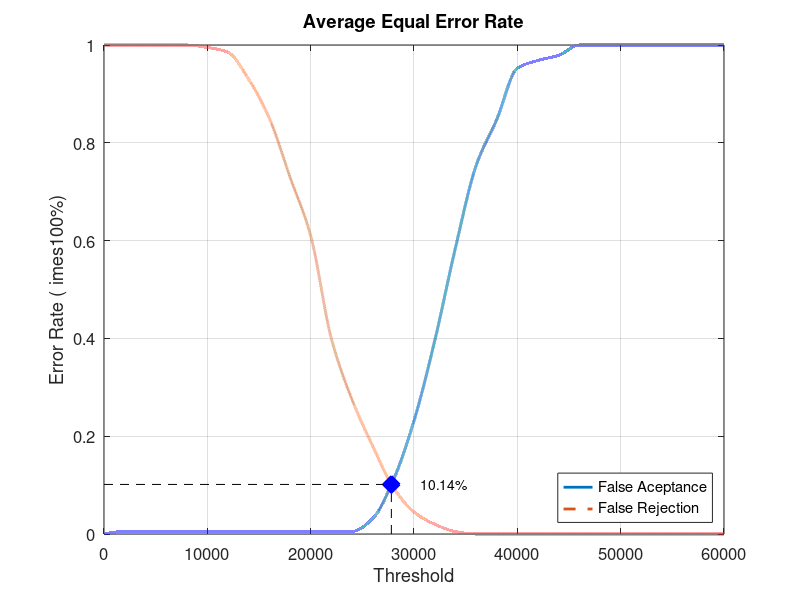
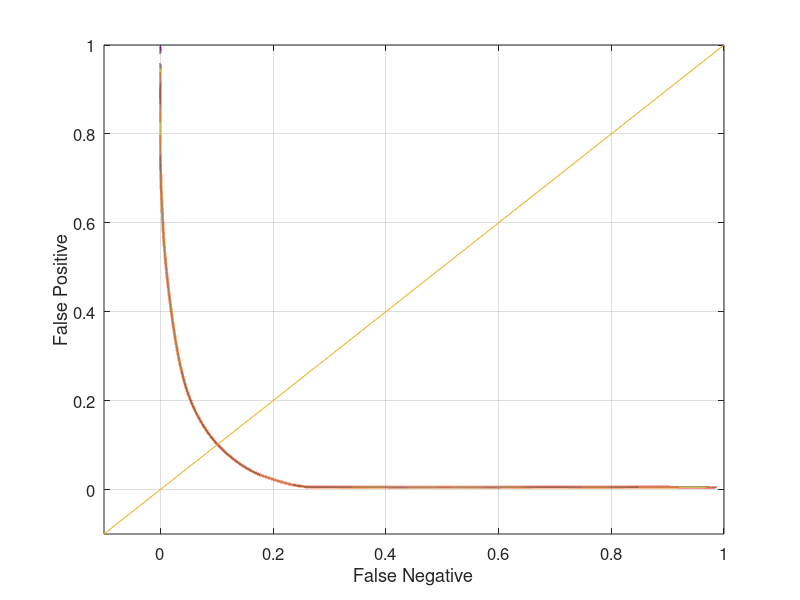

These figures' MATLAB source, in order:
close all;
clear;
clc;
x = 0:2000:60000;
xq = 0:0.5:60000;

y0 = [0 0.00526316 0.00526316 0.00526316 0.00526316 0.00526316 0.00526316 0.00526316 0.00526316 0.00526316 0.00526316 0.00526316 0.00526316 0.0315789 0.110526 0.231579 0.394737 0.584211 0.752632 0.847368 0.952632 0.968421 0.978947 1 1 1 1 1 1 1 1]
yy0 = interp1(x, y0, xq, 'pchip');
y1 = [1 1 1 1 1 0.995 0.985 0.93 0.85 0.73 0.61 0.4 0.275 0.18 0.095 0.045 0.02 0.005 0 0 0 0 0 0 0 0 0 0 0 0 0]
yy1 = interp1(x, y1, xq, 'pchip');

% Calculating EER: 
y2 = abs(y0 - y1);
find(y2 == min(y2))
yy2 = abs(yy0 - yy1);
xEER = find(yy2 == min(yy2));
xEERIndex = xq(xEER) % X-axis EER
yEER = yy0(xEER) % Y-axis EER

main = figure
plot(xq, yy0,'-','LineWidth', 2);	hold on
plot(xq, yy1,'--','LineWidth', 2);	hold on
plot([xEERIndex xEERIndex], [0 yEER], 'k--');	hold on
plot([0 xEERIndex], [yEER yEER], 'k--');	hold on
plot(xEERIndex, yEER, 'bx', 'LineWidth', 10);	hold on
text(xEERIndex + 10 * xEERIndex / 100, yEER, [num2str(round((10000 * yEER)) / 100) '%'])
legend('False Aceptance', 'False Rejection', 'Location', 'SouthEast')
xlabel('Threshold')
ylabel('Error Rate (	imes100%)')
title('Average Equal Error Rate')
set(gca, 'FontSize', 12)
axis([0 60000 0 1])
grid on

print(main, 'Database5_1Main', '-dpng');
FNRxFPR = figure('Color', [1 1 1]);
plot(yy1, yy0, '-', yy1, yy0, 'LineWidth', 2);
hold on
y = -0.1:0.1:1
plot(y, y); 
set(gca, 'FontSize', 12)
xlabel('False Negative')
ylabel('False Positive')
axis([-0.1 1 -0.1 1])
set(gca, 'FontSize', 12)
grid on

print(FNRxFPR, 'Database5_1FNRxFPR','-dpng');
